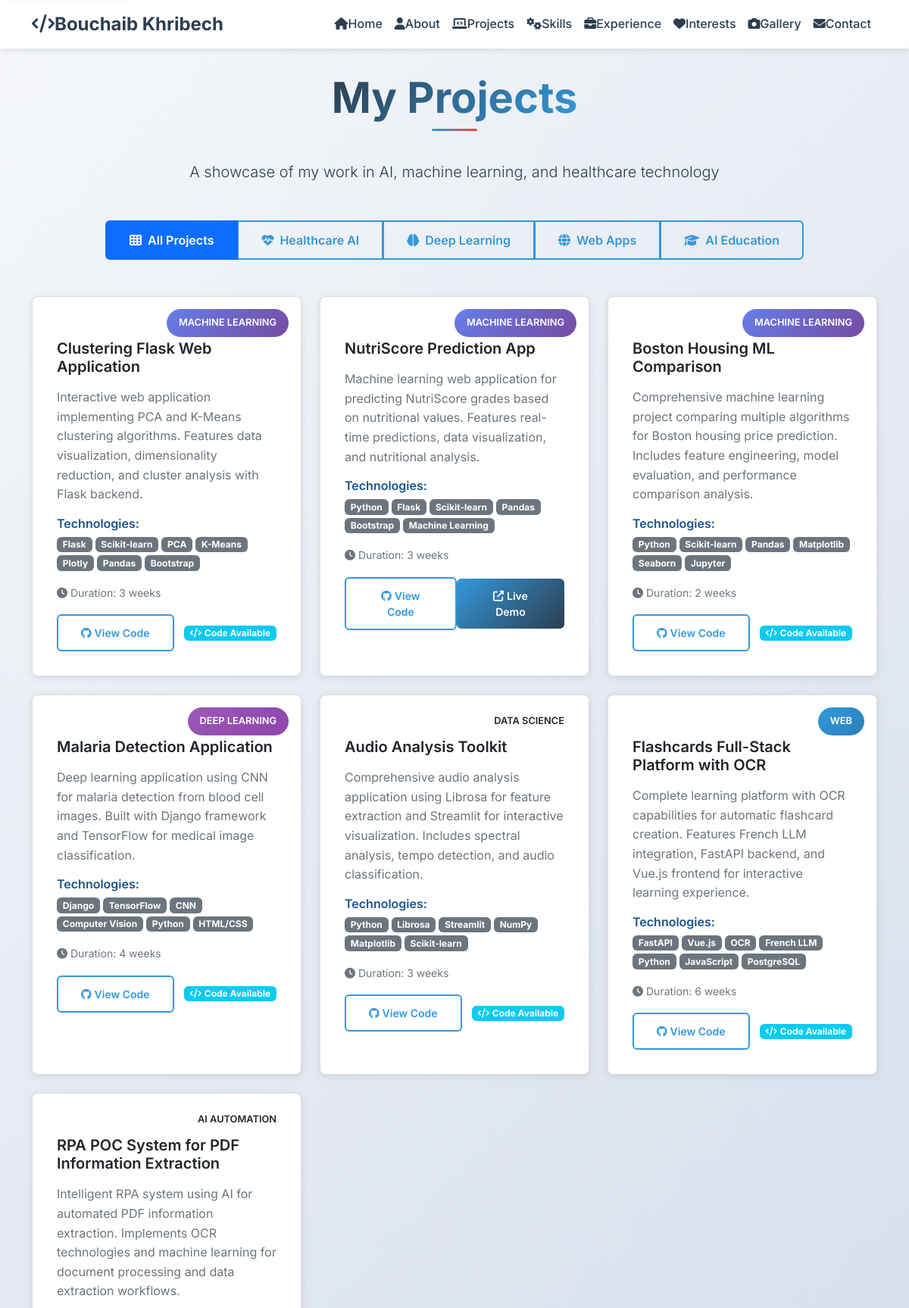
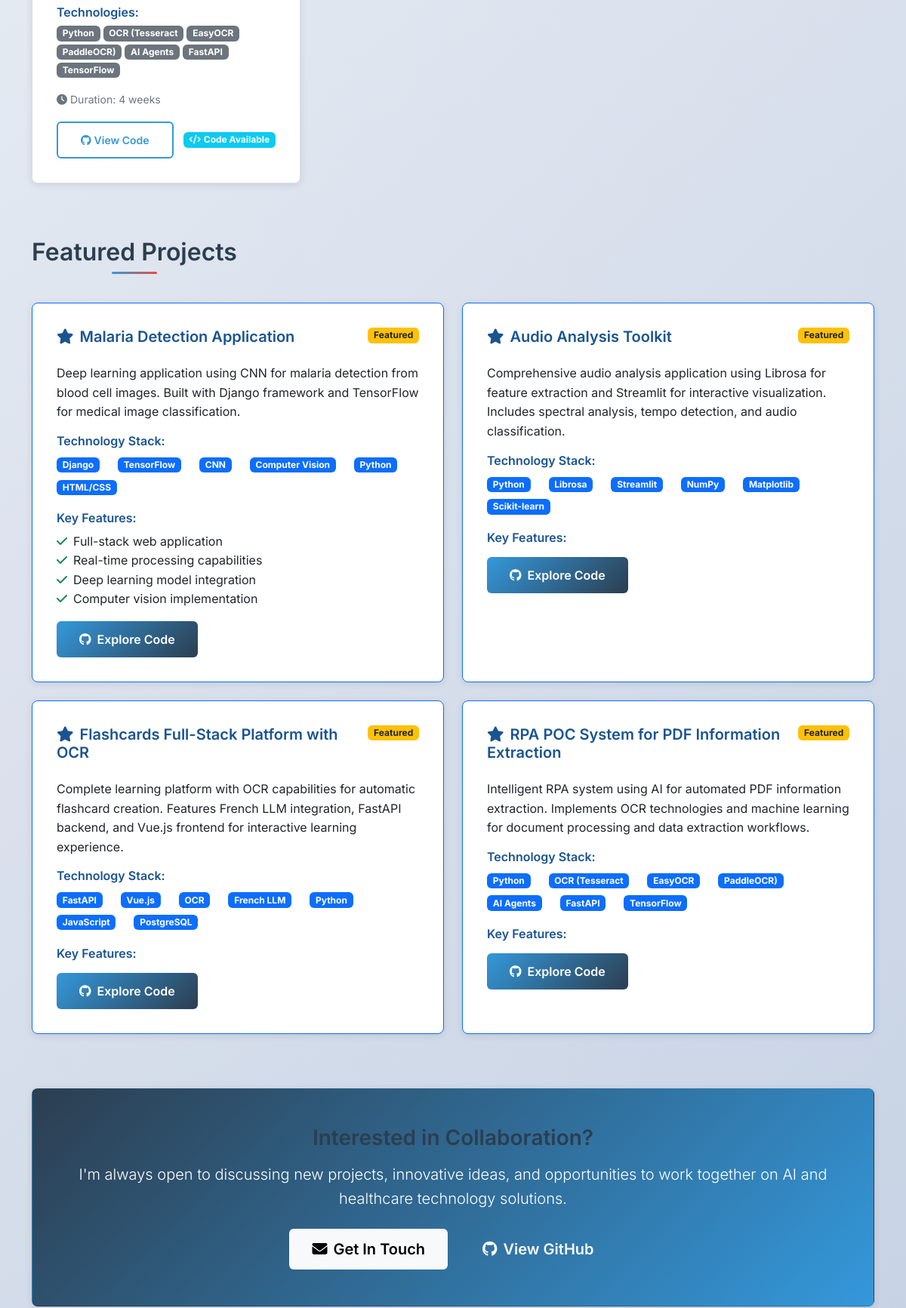
The app's page /projects (upper part) with its own data (2 pictures, top to bottom).
### portfolio_app/models/project.py (models this page shows, shortened)
class Project(db.Model):
    __tablename__ = "projects"
    id = db.Column(db.Integer, primary_key=True)
    title = db.Column(db.String(100), nullable=False)
    description = db.Column(db.Text, nullable=False)
    technology_used = db.Column(db.String(200), nullable=False)
    duration = db.Column(db.String(50), nullable=False)
    project_type = db.Column(db.String(50), nullable=False, default="general")
    github_url = db.Column(db.String(200))
    demo_url = db.Column(db.String(200))
    image_url = db.Column(db.String(200))
    featured = db.Column(db.Boolean, default=False)
    created_date = db.Column(db.DateTime, default=lambda: datetime.now(timezone.utc))

### portfolio_app/__init__.py (the view)
    @app.route("/projects")
    def projects():
        from .models.project import Project
        all_projects = Project.query.order_by(Project.created_date.desc()).all()
        return render_template("projects.html", projects=all_projects)

### portfolio_app/templates/projects.html (shortened to what this page needs)
{% extends "base.html" %}
{% block content %}
<div class="container py-5 mt-5">
    <div class="text-center mb-5">
        <h1 class="display-4 section-title">My Projects</h1>
        <p class="lead">A showcase of my work in AI, machine learning, and healthcare technology</p>
    </div>
    <div class="row mb-5">
        <div class="col-12">
            <div class="text-center">
                <div class="btn-group" role="group" aria-label="Project filters">
                    <button type="button" class="btn btn-outline-primary filter-btn active" data-filter="all">
                        <i class="fas fa-th me-2"></i>All Projects
                    </button>
                    <button type="button" class="btn btn-outline-primary filter-btn" data-filter="healthcare">
                        <i class="fas fa-heartbeat me-2"></i>Healthcare AI
                    </button>
                    <button type="button" class="btn btn-outline-primary filter-btn" data-filter="deep_learning">
                        <i class="fas fa-brain me-2"></i>Deep Learning
                    </button>
                    <button type="button" class="btn btn-outline-primary filter-btn" data-filter="web">
                        <i class="fas fa-globe me-2"></i>Web Apps
                    </button>
                    <button type="button" class="btn btn-outline-primary filter-btn" data-filter="ai_education">
                        <i class="fas fa-graduation-cap me-2"></i>AI Education
                    </button>
                </div>
            </div>
        </div>
    </div>
    <div class="row">
        {% for project in projects %}
        <div class="col-lg-4 col-md-6 mb-4">
            <div class="card project-card h-100 loading" data-type="{{ project.project_type }}">
                <div class="card-body position-relative">
                    <div class="project-type-badge project-type-{{ project.project_type }}">
                        {{ project.project_type.replace('_', ' ').title() }}
                    </div>
                    <h5 class="card-title mt-4 mb-3">{{ project.title }}</h5>
                    <p class="card-text text-muted mb-3">{{ project.description }}</p>
                    <div class="mb-3">
                        <h6 class="text-primary mb-2">Technologies:</h6>
                        <div class="d-flex flex-wrap gap-1">
                            {% for tech in project.technology_used.split(', ') %}
                                <span class="badge bg-secondary">{{ tech }}</span>
                            {% endfor %}
                        </div>
                    </div>
                    <div class="mb-3">
                        <small class="text-muted">
                            <i class="fas fa-clock me-1"></i>Duration: {{ project.duration }}
                        </small>
                    </div>
                    <div class="d-flex justify-content-between align-items-center mt-auto">
                        <a href="{{ project.github_url }}" target="_blank" class="btn btn-outline-primary btn-sm">
                            <i class="fab fa-github me-1"></i>View Code
                        </a>
                        {% if project.demo_url %}
                        <a href="{{ project.demo_url }}" target="_blank" class="btn btn-primary btn-sm">
                            <i class="fas fa-external-link-alt me-1"></i>Live Demo
                        </a>
                        {% else %}
                        <span class="badge bg-info">
                            <i class="fas fa-code me-1"></i>Code Available
                        </span>
                        {% endif %}
                    </div>
                </div>
            </div>
        </div>
        {% endfor %}
    </div>
    {% if projects|selectattr("featured")|list %}
    <div class="row mt-5">
        <div class="col-12">
            <h2 class="section-title text-center mb-5">Featured Projects</h2>
        </div>
    </div>
    <div class="row">
        {% for project in projects if project.featured %}
        <div class="col-lg-6 mb-4">
            <div class="card project-card h-100 border-primary loading">
                <div class="card-body">
                    <div class="d-flex justify-content-between align-items-start mb-3">
                        <h5 class="card-title text-primary">
                            <i class="fas fa-star me-2"></i>{{ project.title }}
                        </h5>
                        <span class="badge bg-warning text-dark">Featured</span>
                    </div>
                    <p class="card-text">{{ project.description }}</p>
                    <div class="mb-3">
                        <h6 class="text-primary mb-2">Technology Stack:</h6>
                        <div class="row">
                            {% for tech in project.technology_used.split(', ') %}
                            <div class="col-auto mb-1">
                                <span class="badge bg-primary">{{ tech }}</span>
                            </div>
                            {% endfor %}
                        </div>
                    </div>
                    <div class="mb-3">
                        <h6 class="text-primary mb-2">Key Features:</h6>
                        <ul class="list-unstyled">
                            {% if 'django' in project.technology_used.lower() %}
                            <li><i class="fas fa-check text-success me-2"></i>Full-stack web application</li>
                            <li><i class="fas fa-check text-success me-2"></i>Real-time processing capabilities</li>
                            {% endif %}
                            {% if 'cnn' in project.technology_used.lower() %}
                            <li><i class="fas fa-check text-success me-2"></i>Deep learning model integration</li>
                            <li><i class="fas fa-check text-success me-2"></i>Computer vision implementation</li>
                            {% endif %}
                        </ul>
                    </div>
                    <div class="d-flex justify-content-between align-items-center">
                        <a href="{{ project.github_url }}" target="_blank" class="btn btn-primary">
                            <i class="fab fa-github me-2"></i>Explore Code
                        </a>
                    </div>
                </div>
            </div>
        </div>
        {% endfor %}
    </div>
    {% endif %}
    <div class="row mt-5">
        <div class="col-12">
            <div class="card bg-gradient text-white text-center loading">
                <div class="card-body py-5">
                    <h3 class="mb-3">Interested in Collaboration?</h3>
                    <p class="lead mb-4">
                        I'm always open to discussing new projects, innovative ideas, and opportunities
                        to work together on AI and healthcare technology solutions.
                    </p>
                    <div class="d-flex justify-content-center gap-3">
                        <a href="{{ url_for('contact') }}" class="btn btn-light btn-lg">
                            <i class="fas fa-envelope me-2"></i>Get In Touch
                        </a>
                        <a href="https://github.com/simbouch" target="_blank" class="btn btn-outline-light btn-lg">
                            <i class="fab fa-github me-2"></i>View GitHub
                        </a>
                    </div>
                </div>
            </div>
        </div>
    </div>
</div>
{% endblock %}

### portfolio_app/static/css/modern-portfolio.css (style rules this page uses)
:root { --primary-color: #2c3e50; --secondary-color: #3498db; --accent-color: #e74c3c; --success-color: #27ae60; --warning-color: #f39c12; --light-bg: #ecf0f1; --dark-bg: #34495e; --text-primary: #2c3e50; --text-secondary: #7f8c8d; --white: #ffffff; --shadow-light: 0 2px 10px rgba(0,0,0,0.1); --shadow-medium: 0 5px 20px rgba(0,0,0,0.15); --shadow-heavy: 0 10px 30px rgba(0,0,0,0.2); --border-radius: 8px; --transition: all 0.3s cubic-bezier(0.4, 0, 0.2, 1); }
* { margin: 0; padding: 0; box-sizing: border-box; }
body { font-family: 'Inter', 'Segoe UI', Tahoma, Geneva, Verdana, sans-serif; line-height: 1.6; color: var(--text-primary); background: linear-gradient(135deg, #f5f7fa 0%, #c3cfe2 100%); min-height: 100vh; }
h1, h2, h3, h4, h5, h6 { font-weight: 600; margin-bottom: 1rem; color: var(--primary-color); }
.display-4 { font-weight: 700; background: linear-gradient(135deg, var(--primary-color), var(--secondary-color)); -webkit-background-clip: text; -webkit-text-fill-color: transparent; background-clip: text; }
.card { border: none; border-radius: var(--border-radius); box-shadow: var(--shadow-light); transition: var(--transition); overflow: hidden; background: var(--white); }
.card-body { padding: 2rem; }
.btn { border-radius: var(--border-radius); font-weight: 500; padding: 12px 30px; transition: var(--transition); border: none; position: relative; overflow: hidden; }
.btn-primary { background: linear-gradient(135deg, var(--secondary-color), var(--primary-color)); color: var(--white); }
.btn-outline-primary { border: 2px solid var(--secondary-color); color: var(--secondary-color); background: transparent; }
.project-card { background: var(--white); border-radius: var(--border-radius); overflow: hidden; box-shadow: var(--shadow-light); transition: var(--transition); height: 100%; }
.project-type-badge { position: absolute; top: 1rem; right: 1rem; padding: 0.5rem 1rem; border-radius: 20px; font-size: 0.8rem; font-weight: 600; text-transform: uppercase; }
.project-type-web { background: linear-gradient(135deg, #f093fb, #f5576c); color: white; }
.loading { opacity: 0; animation: fadeInUp 0.8s ease-out forwards; }
.loading:nth-child(1) { animation-delay: 0.1s; }
.section-title { position: relative; display: inline-block; margin-bottom: 3rem; }
.section-title::after { content: ''; position: absolute; bottom: -10px; left: 50%; transform: translateX(-50%); width: 60px; height: 3px; background: linear-gradient(90deg, var(--secondary-color), var(--accent-color)); border-radius: 2px; }
.text-primary { color: #1a5490 !important; }
.text-muted { color: #6c757d !important; }
.btn { font-weight: 600; min-height: 44px; min-width: 44px; border-radius: 6px; }
a { color: #1a5490; text-decoration: underline; text-decoration-thickness: 1px; text-underline-offset: 2px; }
.card { border: 1px solid rgba(0, 0, 0, 0.125); }

### portfolio_app/templates/projects.html (style rules this page uses)
.bg-gradient { background: linear-gradient(135deg, var(--primary-color), var(--secondary-color)) !important; }
.project-type-deep_learning { background: linear-gradient(135deg, #9b59b6, #8e44ad); color: white; }
.project-type-web { background: linear-gradient(135deg, #3498db, #2980b9); color: white; }
.project-type-machine_learning { background: linear-gradient(135deg, #667eea, #764ba2); color: white; }

### records on screen
Project: project_type.replace "MACHINE LEARNING", title "Clustering Flask Web Application", description "Interactive web application implementing PCA and K-Means clustering algorithms. Features data visualization, dimensionality reduction, and cluster analysis with Flask backend.", tech "Flask" "Scikit-learn" "PCA" "K-Means" "Plotly" "Pandas" "Bootstrap", duration "3 weeks", shows "Code Available"
Project: project_type.replace "MACHINE LEARNING", title "NutriScore Prediction App", description "Machine learning web application for predicting NutriScore grades based on nutritional values. Features real-time predictions, data visualization, and nutritional analysis.", tech "Python" "Flask" "Scikit-learn" "Pandas" "Bootstrap" "Machine Learning", duration "3 weeks"
Project: project_type.replace "MACHINE LEARNING", title "Boston Housing ML Comparison", description "Comprehensive machine learning project comparing multiple algorithms for Boston housing price prediction. Includes feature engineering, model evaluation, and performance comparison analysis.", tech "Python" "Scikit-learn" "Pandas" "Matplotlib" "Seaborn" "Jupyter", duration "2 weeks", shows "Code Available"
Project: project_type.replace "DEEP LEARNING", title "Malaria Detection Application", description "Deep learning application using CNN for malaria detection from blood cell images. Built with Django framework and TensorFlow for medical image classification.", tech "Django" "TensorFlow" "CNN" "Computer Vision" "Python" "HTML/CSS", duration "4 weeks", shows "Code Available", tech "Django" "TensorFlow" "CNN" "Computer Vision" "Python" "HTML/CSS", shows "Full-stack web application", shows "Deep learning model integration"
Project: project_type.replace "DATA SCIENCE", title "Audio Analysis Toolkit", description "Comprehensive audio analysis application using Librosa for feature extraction and Streamlit for interactive visualization. Includes spectral analysis, tempo detection, and audio classification.", tech "Python" "Librosa" "Streamlit" "NumPy" "Matplotlib" "Scikit-learn", duration "3 weeks", shows "Code Available", tech "Python" "Librosa" "Streamlit" "NumPy" "Matplotlib" "Scikit-learn"
Project: project_type.replace "WEB", title "Flashcards Full-Stack Platform with OCR", description "Complete learning platform with OCR capabilities for automatic flashcard creation. Features French LLM integration, FastAPI backend, and Vue.js frontend for interactive learning experience.", tech "FastAPI" "Vue.js" "OCR" "French LLM" "Python" "JavaScript" "PostgreSQL", duration "6 weeks", shows "Code Available", tech "FastAPI" "Vue.js" "OCR" "French LLM" "Python" "JavaScript" "PostgreSQL"
Project: project_type.replace "AI AUTOMATION", title "RPA POC System for PDF Information Extraction", description "Intelligent RPA system using AI for automated PDF information extraction. Implements OCR technologies and machine learning for document processing and data extraction workflows.", tech "Python" "OCR (Tesseract" "EasyOCR" "PaddleOCR)" "AI Agents" "FastAPI" "TensorFlow", duration "4 weeks", shows "Code Available", tech "Python" "OCR (Tesseract" "EasyOCR" "PaddleOCR)" "AI Agents" "FastAPI" "TensorFlow"
